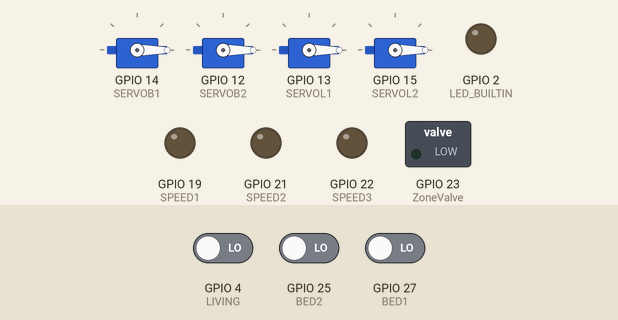
Simulated run of this sketch. Board: ESP32. Shown: 4 × servo, switched loads named in the sketch (green lamp = pin HIGH), output pins drawn as LEDs (lit = HIGH). Inputs (shaded band) come from the test bench; at power-on: GPIO 4 (LIVING) LOW, GPIO 25 (BED2) LOW, GPIO 27 (BED1) LOW. What the sketch prints to the serial monitor is not drawn.

Above: at 1.8 s.
1.9 s: GPIO 4 (LIVING) driven HIGH
At 2.4 s:
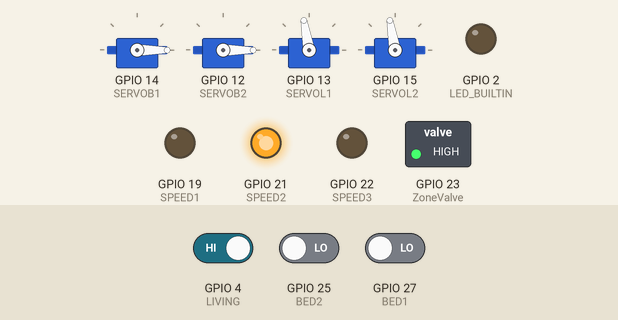
3.5 s: GPIO 25 (BED2) driven HIGH
At 4.7 s:
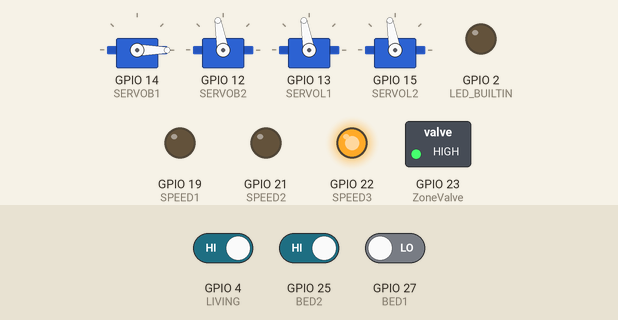
5.0 s: GPIO 27 (BED1) driven HIGH
At 5.9 s:
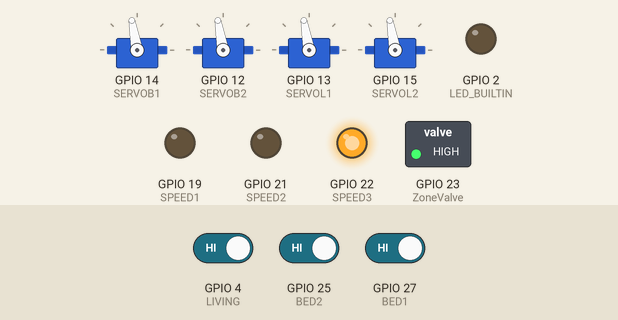
6.5 s: GPIO 4 (LIVING) driven LOW
At 7.0 s:
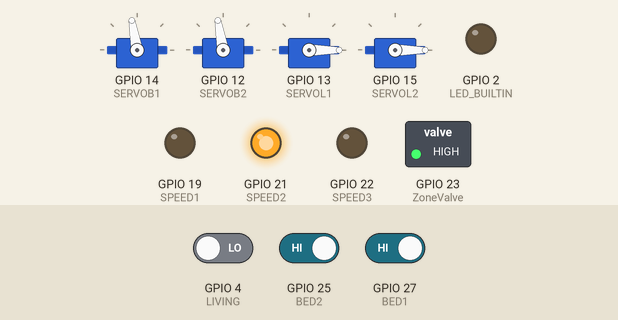
8.0 s: GPIO 25 (BED2) driven LOW
At 9.2 s:
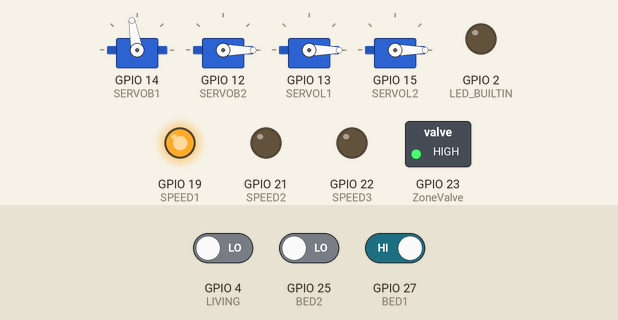
9.5 s: GPIO 4 (LIVING) driven HIGH
At 10.6 s:
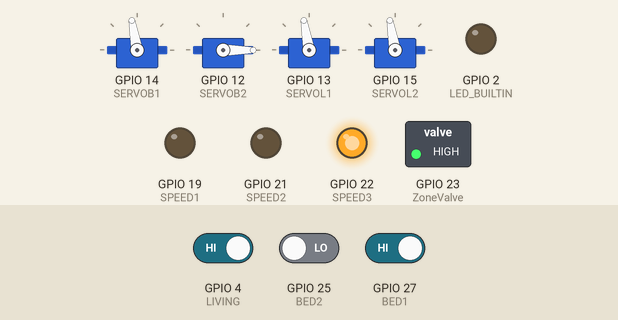
Timing chart, 0 to 12.0 s (numbered marks = the images above; inputs shaded):
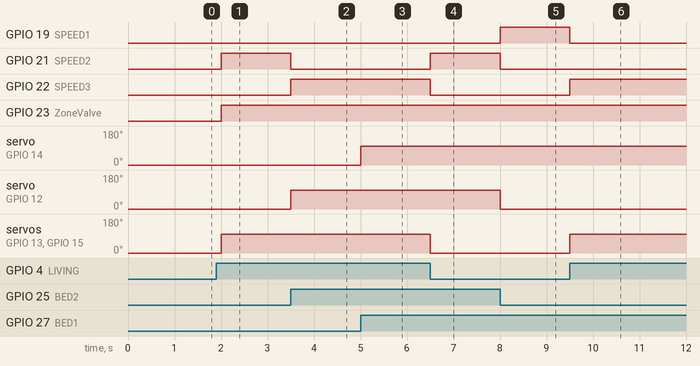

The sketch:

cooling_no_wifi.ino
```cpp
#include <ESP32Servo.h>

Servo servob1;
Servo servob2;
Servo servol1;
Servo servol2;

const int LIVING = 4;
const int BED1 = 27;
const int BED2 = 25;
const int SPEED1 = 19;
const int SPEED2 = 21;
const int SPEED3 = 22;
const int ZoneValve = 23;
const int SERVOB1 = 14;
const int SERVOB2 = 12;
const int SERVOL1 = 13;
const int SERVOL2 = 15;


void initPins() {
  pinMode(LED_BUILTIN, OUTPUT);

  pinMode(LIVING, INPUT_PULLDOWN);
  pinMode(BED1, INPUT_PULLDOWN);
  pinMode(BED2, INPUT_PULLDOWN);
  pinMode(SPEED1, OUTPUT);
  pinMode(SPEED2, OUTPUT);
  pinMode(SPEED3, OUTPUT);
  pinMode(ZoneValve, OUTPUT);

  servob1.attach(SERVOB1);
  servob2.attach(SERVOB2);
  servol1.attach(SERVOL1);
  servol2.attach(SERVOL2);
}

int getSpeed() {
  int speed = 0;
  switch (digitalRead(BED1)) {
    case HIGH:
      speed += 1;
      servob1.write(100);
      break;
    case LOW:
      servob1.write(0);
  }
  switch (digitalRead(BED2)) {
    case HIGH:
      speed += 1;
      servob2.write(100);
      break;
    case LOW:
      servob2.write(0);
  }
  switch (digitalRead(LIVING)) {
    case HIGH:
      speed += 2;
      servol1.write(100);
      servol2.write(100);
      break;
    case LOW:
      servol1.write(0);
      servol2.write(0);
  }
  if (speed > 3) {
    speed = 3;
  }
  //values["speed"] = speed;
  return speed;
}

void setup() {
  // Serial port for debugging purposes
  Serial.begin(115200);
  initPins();
  Serial.println("All Active");
}

void loop() {
  int speed = getSpeed();
  switch (speed) {
    case 1:
      digitalWrite(ZoneValve, HIGH);
      digitalWrite(SPEED1, HIGH);
      digitalWrite(SPEED2, LOW);
      digitalWrite(SPEED3, LOW);
      break;
    case 2:
      digitalWrite(ZoneValve, HIGH);
      digitalWrite(SPEED1, LOW);
      digitalWrite(SPEED2, HIGH);
      digitalWrite(SPEED3, LOW);
      break;
    case 3:
      digitalWrite(ZoneValve, HIGH);
      digitalWrite(SPEED1, LOW);
      digitalWrite(SPEED2, LOW);
      digitalWrite(SPEED3, HIGH);
      break;
    default:
      digitalWrite(ZoneValve, LOW);
      digitalWrite(SPEED1, LOW);
      digitalWrite(SPEED2, LOW);
      digitalWrite(SPEED3, LOW);
  }
  delay(500);
}
```

Measured:
- after the input at 1.9 s, GPIO 21 (SPEED2), GPIO 23 (ZoneValve): LOW → HIGH after 0.10 s; servo on GPIO 13 (SERVOL1), servo on GPIO 15 (SERVOL2): 0° → 100° after 0.10 s
- after the input at 3.5 s, GPIO 21 (SPEED2): HIGH → LOW at once; GPIO 22 (SPEED3): LOW → HIGH at once; servo on GPIO 12 (SERVOB2): 0° → 100° at once
- after the input at 5.0 s, servo on GPIO 14 (SERVOB1): 0° → 100° at once
- after the input at 6.5 s, GPIO 21 (SPEED2): LOW → HIGH at once; GPIO 22 (SPEED3): HIGH → LOW at once; servo on GPIO 13 (SERVOL1), servo on GPIO 15 (SERVOL2): 100° → 0° at once
- after the input at 8.0 s, GPIO 19 (SPEED1): LOW → HIGH at once; GPIO 21 (SPEED2): HIGH → LOW at once; servo on GPIO 12 (SERVOB2): 100° → 0° at once
- after the input at 9.5 s, GPIO 19 (SPEED1): HIGH → LOW at once; GPIO 22 (SPEED3): LOW → HIGH at once; servo on GPIO 13 (SERVOL1), servo on GPIO 15 (SERVOL2): 0° → 100° at once
